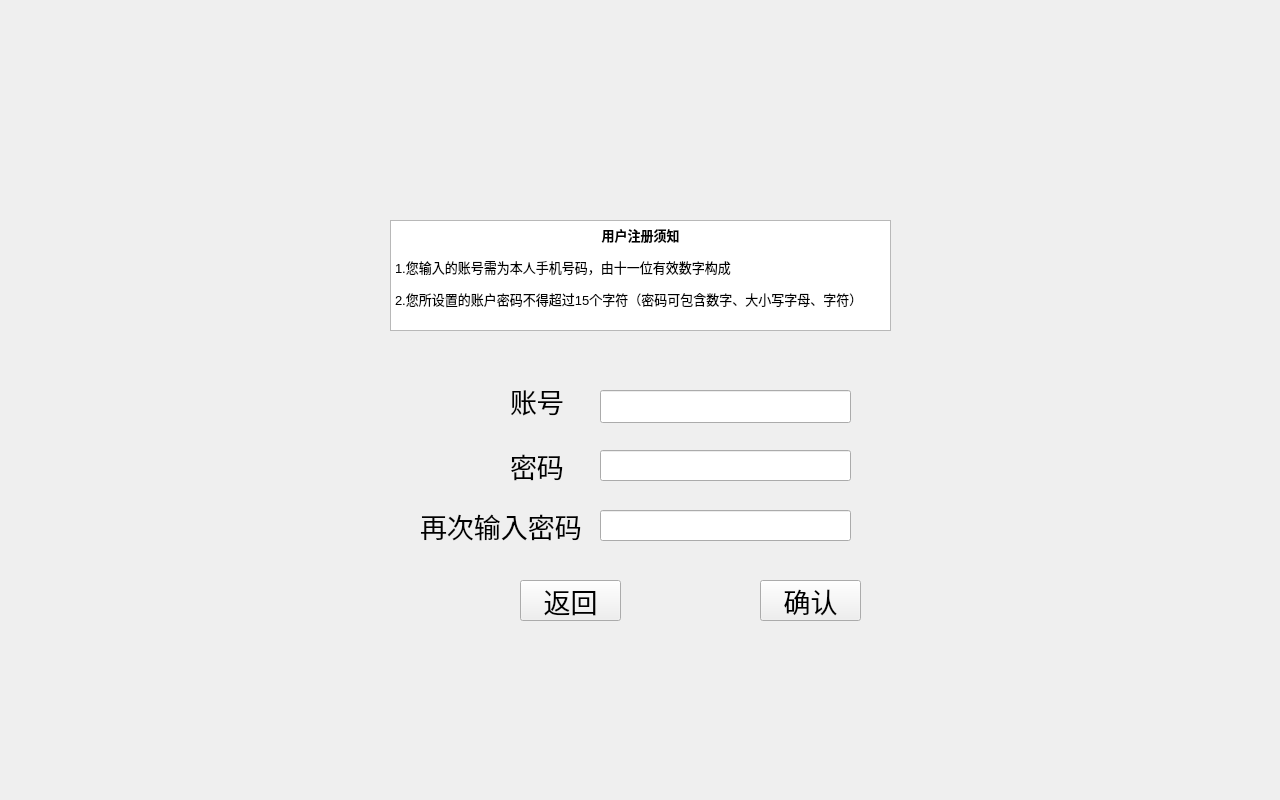
<?xml version="1.0" encoding="UTF-8"?>
<ui version="4.0">
 <class>Register</class>
 <widget class="QWidget" name="Register">
  <property name="enabled">
   <bool>true</bool>
  </property>
  <property name="geometry">
   <rect>
    <x>0</x>
    <y>0</y>
    <width>1280</width>
    <height>800</height>
   </rect>
  </property>
  <property name="font">
   <font>
    <pointsize>20</pointsize>
   </font>
  </property>
  <property name="windowTitle">
   <string>Form</string>
  </property>
  <widget class="QLineEdit" name="lineEdit">
   <property name="geometry">
    <rect>
     <x>600</x>
     <y>390</y>
     <width>251</width>
     <height>33</height>
    </rect>
   </property>
   <property name="font">
    <font>
     <pointsize>20</pointsize>
    </font>
   </property>
  </widget>
  <widget class="QLineEdit" name="lineEdit_2">
   <property name="enabled">
    <bool>true</bool>
   </property>
   <property name="geometry">
    <rect>
     <x>600</x>
     <y>450</y>
     <width>251</width>
     <height>31</height>
    </rect>
   </property>
   <property name="autoFillBackground">
    <bool>false</bool>
   </property>
   <property name="echoMode">
    <enum>QLineEdit::Password</enum>
   </property>
  </widget>
  <widget class="QLineEdit" name="lineEdit_3">
   <property name="geometry">
    <rect>
     <x>600</x>
     <y>510</y>
     <width>251</width>
     <height>31</height>
    </rect>
   </property>
   <property name="echoMode">
    <enum>QLineEdit::Password</enum>
   </property>
  </widget>
  <widget class="QPushButton" name="yes">
   <property name="geometry">
    <rect>
     <x>760</x>
     <y>580</y>
     <width>101</width>
     <height>41</height>
    </rect>
   </property>
   <property name="font">
    <font>
     <pointsize>20</pointsize>
    </font>
   </property>
   <property name="text">
    <string>确认</string>
   </property>
  </widget>
  <widget class="QPushButton" name="return_2">
   <property name="geometry">
    <rect>
     <x>520</x>
     <y>580</y>
     <width>101</width>
     <height>41</height>
    </rect>
   </property>
   <property name="font">
    <font>
     <pointsize>20</pointsize>
    </font>
   </property>
   <property name="text">
    <string>返回</string>
   </property>
  </widget>
  <widget class="QTextEdit" name="textEditAgreement">
   <property name="geometry">
    <rect>
     <x>390</x>
     <y>220</y>
     <width>501</width>
     <height>111</height>
    </rect>
   </property>
   <property name="font">
    <font>
     <pointsize>12</pointsize>
    </font>
   </property>
   <property name="html">
    <string>&lt;!DOCTYPE HTML PUBLIC &quot;-//W3C//DTD HTML 4.0//EN&quot; &quot;http://www.w3.org/TR/REC-html40/strict.dtd&quot;&gt;
&lt;html&gt;&lt;head&gt;&lt;meta name=&quot;qrichtext&quot; content=&quot;1&quot; /&gt;&lt;meta charset=&quot;utf-8&quot; /&gt;&lt;style type=&quot;text/css&quot;&gt;
p, li { white-space: pre-wrap; }
hr { height: 1px; border-width: 0; }
li.unchecked::marker { content: &quot;\2610&quot;; }
li.checked::marker { content: &quot;\2612&quot;; }
&lt;/style&gt;&lt;/head&gt;&lt;body style=&quot; font-family:'Microsoft YaHei UI'; font-size:12pt; font-weight:400; font-style:normal;&quot;&gt;
&lt;p align=&quot;center&quot; style=&quot; margin-top:12px; margin-bottom:12px; margin-left:0px; margin-right:0px; -qt-block-indent:0; text-indent:0px;&quot;&gt;&lt;span style=&quot; font-size:10pt; font-weight:700;&quot;&gt;用户注册须知&lt;/span&gt;&lt;/p&gt;
&lt;p style=&quot; margin-top:12px; margin-bottom:12px; margin-left:0px; margin-right:0px; -qt-block-indent:0; text-indent:0px;&quot;&gt;&lt;span style=&quot; font-size:10pt;&quot;&gt;1.您输入的账号需为本人手机号码，由十一位有效数字构成&lt;/span&gt;&lt;/p&gt;
&lt;p style=&quot; margin-top:12px; margin-bottom:12px; margin-left:0px; margin-right:0px; -qt-block-indent:0; text-indent:0px;&quot;&gt;&lt;span style=&quot; font-size:10pt;&quot;&gt;2.您所设置的账户密码不得超过15个字符（密码可包含数字、大小写字母、字符）&lt;/span&gt;&lt;/p&gt;&lt;/body&gt;&lt;/html&gt;</string>
   </property>
  </widget>
  <widget class="QLabel" name="label">
   <property name="geometry">
    <rect>
     <x>510</x>
     <y>380</y>
     <width>91</width>
     <height>41</height>
    </rect>
   </property>
   <property name="font">
    <font>
     <pointsize>20</pointsize>
    </font>
   </property>
   <property name="text">
    <string>账号</string>
   </property>
  </widget>
  <widget class="QLabel" name="label_2">
   <property name="geometry">
    <rect>
     <x>510</x>
     <y>450</y>
     <width>61</width>
     <height>31</height>
    </rect>
   </property>
   <property name="font">
    <font>
     <pointsize>20</pointsize>
    </font>
   </property>
   <property name="text">
    <string>密码</string>
   </property>
  </widget>
  <widget class="QLabel" name="label_3">
   <property name="geometry">
    <rect>
     <x>420</x>
     <y>510</y>
     <width>161</width>
     <height>31</height>
    </rect>
   </property>
   <property name="font">
    <font>
     <pointsize>20</pointsize>
    </font>
   </property>
   <property name="text">
    <string>再次输入密码</string>
   </property>
  </widget>
 </widget>
 <resources/>
 <connections/>
</ui>
